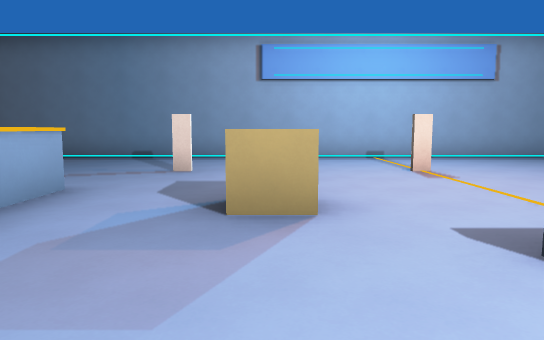
[1] (above)

21 first-person views from a walk through a 3-D level made in the Godot game engine. The camera is 1.4 m above the floor, tilts 6° down and sees 70° across. The floor is counted in squares, 2 m on a side. Each view is taken from the middle of a square. On the plan, view 1 faces up. The plan holds only what a view shows up to about 11 squares ahead; the rest is blank. The place goes on beyond the plan. Characters and animated objects are not drawn. Surface patterns are stand-ins for the level's own textures.

[2]
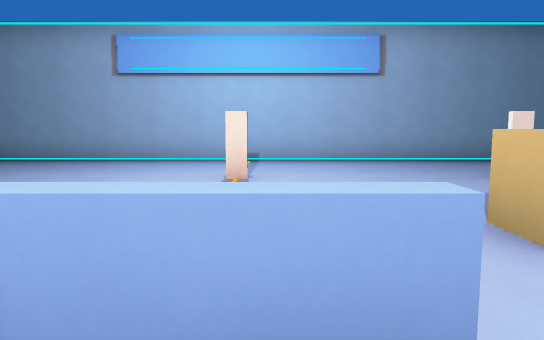

[3]
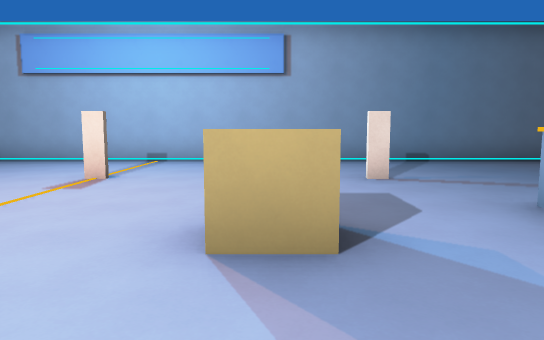

[4]
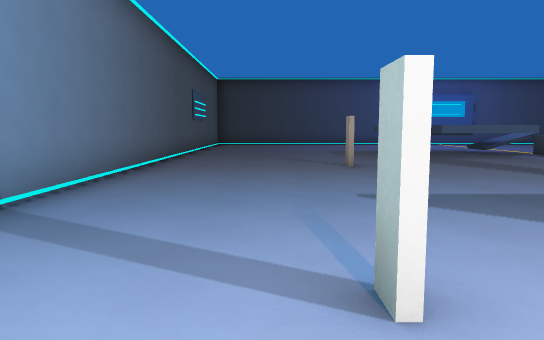

[5]
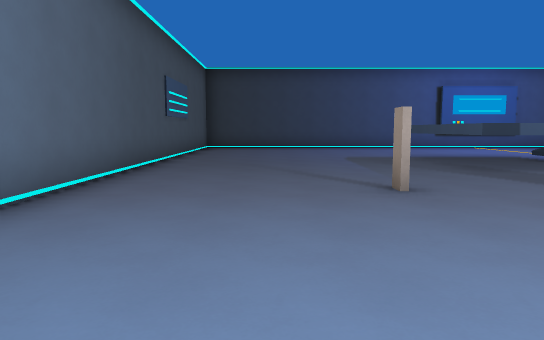

[6]
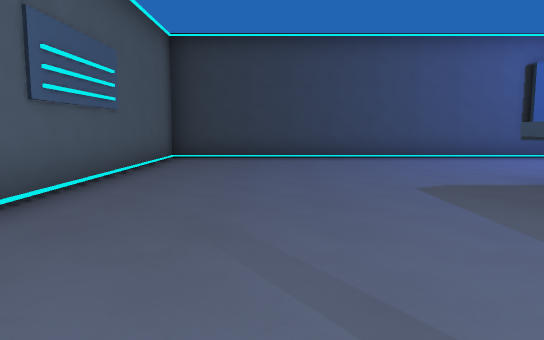

[7]
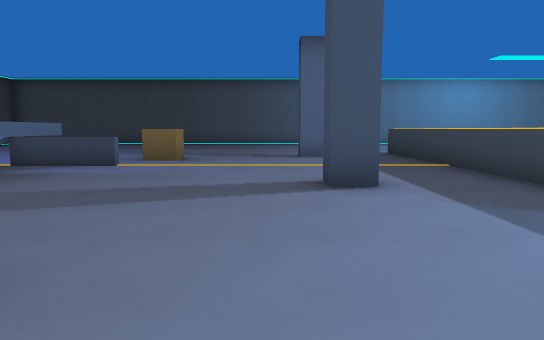

[8]
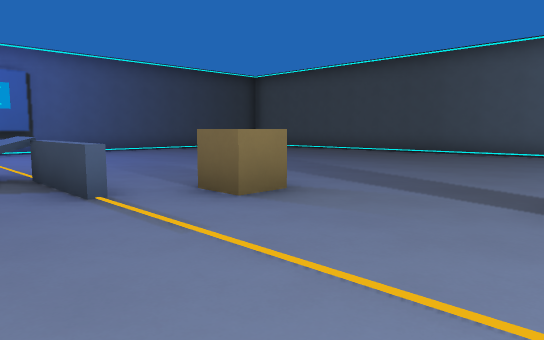

[9]
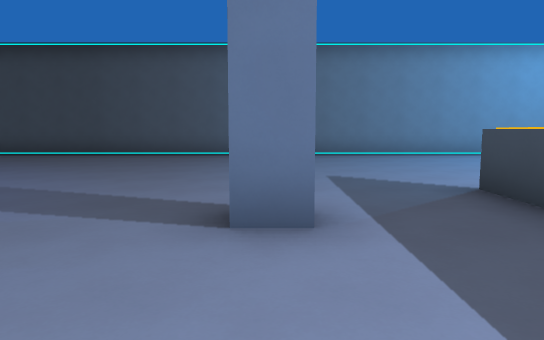

[10]
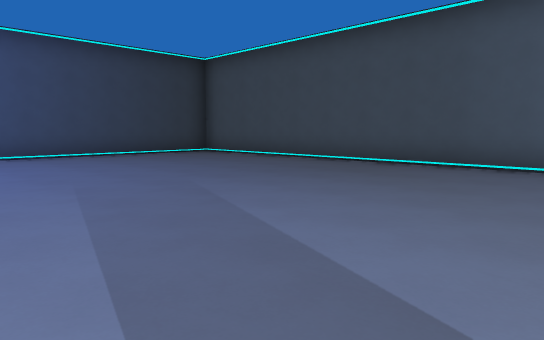

[11]
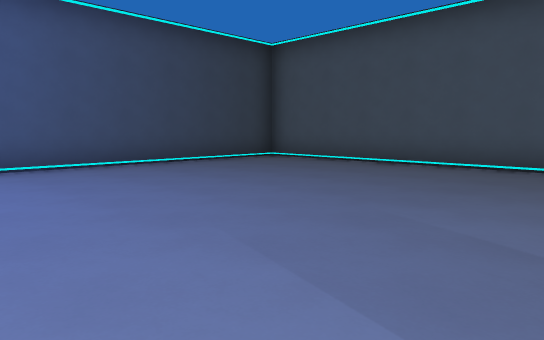

[12]
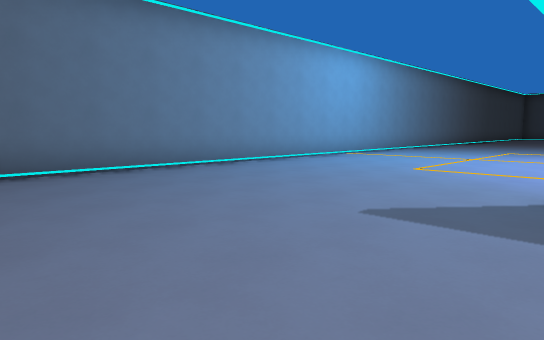

[13]
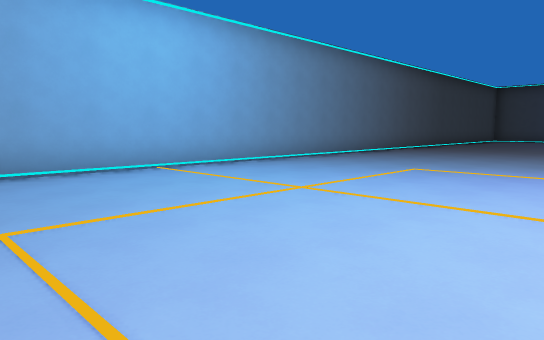

[14]
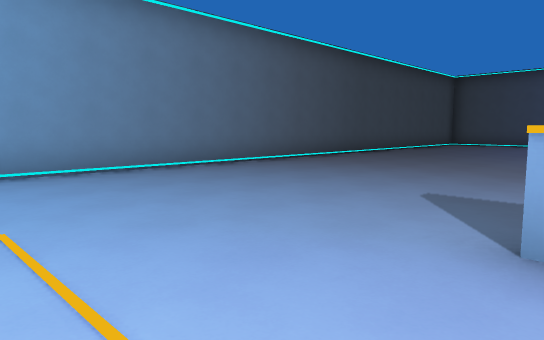

[15]
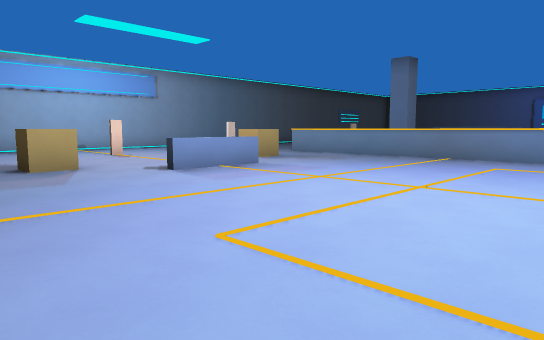

[16]
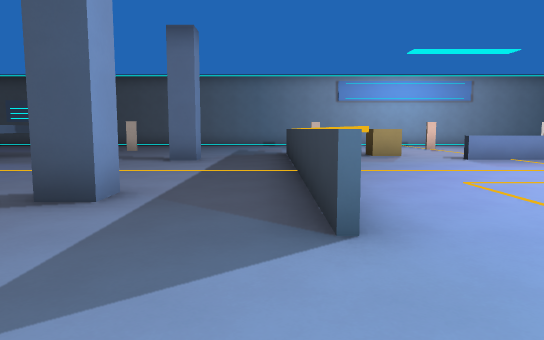

[17]
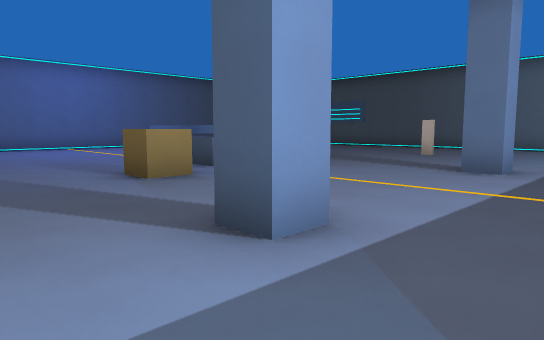

[18]
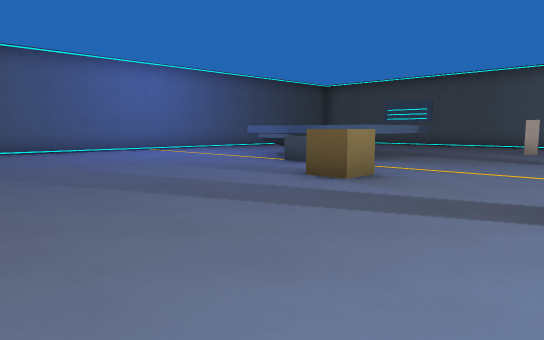

[19]
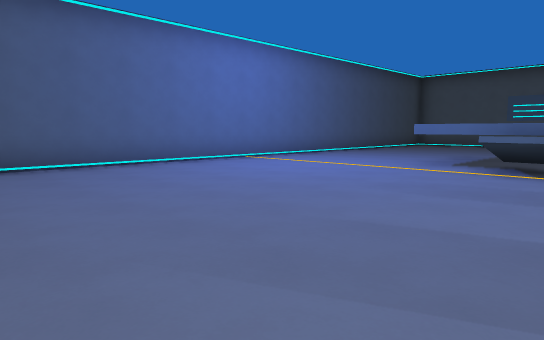

[20]
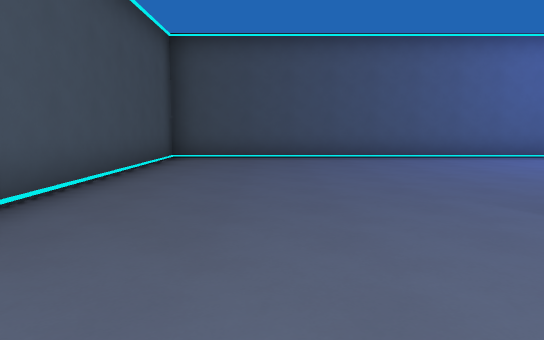

[21]
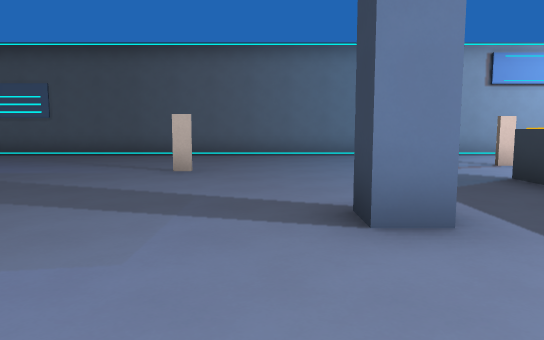

### Floor plan
Points are (right, up) in squares from view 1. A wall is a line through its corners. A room is listed if a view was taken in it or the views show most of it. See-through windows are left out.
Room 1 (views 1, 2, 3, 4, 5, 6, 7, 8, 9, 10, 11, 12, 13, 14, 15, 16, 17, 18, 19, 20, 21)
walls: (3.6, 1.9) (1.5, 1.9); (0.5, 3.1) (-0.4, 3.1) (-0.4, 3.9); (5.5, 3.1) (4.6, 3.1) (4.6, 3.9); (-4.7, -2.6) (-4.7, -3.3) (-5.4, -3.3); (-4.7, 2.4) (-4.7, 1.7) (-5.3, 1.7) (-5.3, 2.4); (9.6, -2.7) (10.4, -2.7); (9.6, 2.3) (10.3, 2.3) (10.3, 1.6); (-8.1, -1.5) (-8.1, -2.4) (-8.9, -2.4); (13.1, -2.4) (13.1, -1.6) (13.9, -1.6); (-10.2, -0.5) (-12, -0.5); (-9.5, 3.5) (-9.5, 0.5) (-13.5, 0.5); (14.5, 0.4) (14.5, 3.5) (17.9, 3.5); (14.9, -0.4) (16, -0.4) (16, 1); (-9.2, -10.4) (22.4, -10.4) (22.4, -4.2); (18, 3.5) (18.5, 3.5); (-17.4, 1.2) (-17.4, -10.4) (-11.4, -10.4); (22.2, -1.9) (22.2, -1.1); (22.4, -2.2) (22.4, -1.1); (22.4, 0.4) (22.4, 9.4) (-13.4, 9.4)
objects: other object (-8, 5) to (-7, 6); other object (-2, 6) to (-1, 7); other object (2, 6) to (3, 7); other object (6, 6) to (7, 7); other object (12, 5) to (13, 6)

Positions as (right, up) in squares from view 1, and headings:
1: (0, 0), facing up
2: (3, 1), facing up
3: (5, 1), facing up
4: (5, 7), facing right
5: (8, 7), facing right
6: (13, 7), facing right
7: (11, 7), facing down
8: (10, 1), facing down-right
9: (10, 0), facing down
10: (12, -3), facing down-right
11: (15, -3), facing down-right
12: (12, -4), facing down-left
13: (6, -4), facing down-left
14: (0, -4), facing down-left
15: (-2, -4), facing up-right
16: (-3, -7), facing up
17: (-3, -5), facing up-left
18: (-5, -7), facing up-left
19: (-10, -7), facing up-left
20: (-8, -8), facing left
21: (-6, -1), facing up
